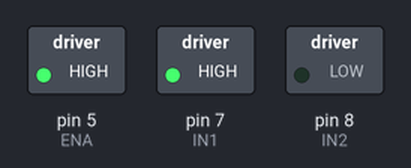
Recording of a sketch running on a simulated Arduino Uno, built with avr-gcc and run on an emulated ATmega328P. On the bench: switched loads named in the sketch (green lamp = pin HIGH). Dashed ring = blinking.

Above: at 0.2 s.
At 3.2 s:
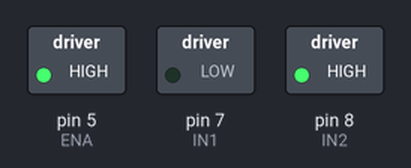
Timing chart, 0 to 4.6 s (numbered marks = the images above):
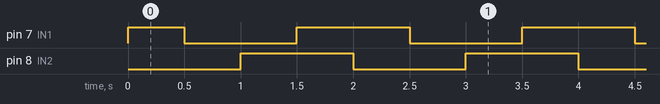

The sketch:

left-motor-test.ino
```cpp
// Find kit here: https://www.amazon.com/Elegoo-EL-KIT-012-Tracking-Ultrasonic-Bluetooth/dp/B0746DVP1J/ref=sr_1_1?ie=UTF8&qid=1528247050&sr=8-1

//  Left motor truth table
// ENA    IN1   IN2   Description
// LOW    N/A   N/A   Motor OFF
// HIGH   LOW   LOW   Motors STOPPED
// HIGH   HIGH  LOW   Motor is on and turning forwards
// HIGH   LOW   HIGH  Motor is on and turning backwards
// HIGH   HIGH  HIGH  Motors STOPPED

// define IO pins
const int ENA = 5;
const int IN1 = 7;
const int IN2 = 8;

void setup() {
  pinMode(IN1, OUTPUT); // set IO pin mode OUTPUT
  pinMode(IN2, OUTPUT); // set IO pin mode OUTPUT
  pinMode(ENA, OUTPUT);
  digitalWrite(ENA, HIGH); // enabling the left motor;
}

void loop() {
  digitalWrite(IN1, HIGH);
  digitalWrite(IN2, LOW);
  delay(500);

  digitalWrite(IN1, LOW);
  digitalWrite(IN2, LOW);
  delay(500);

  digitalWrite(IN1, LOW);
  digitalWrite(IN2, HIGH);
  delay(500);

  digitalWrite(IN1, HIGH);
  digitalWrite(IN2, HIGH);
  delay(500);
}
```

Measured:
- by itself, pin 7 (IN1): repeats every 2.0 s: LOW 1.0 s, HIGH 1.0 s
- by itself, pin 8 (IN2): alternates HIGH for 1.0 s and LOW for 1.0 s
- by itself, everything shown: repeats every 2.0 s, in 4 steps
